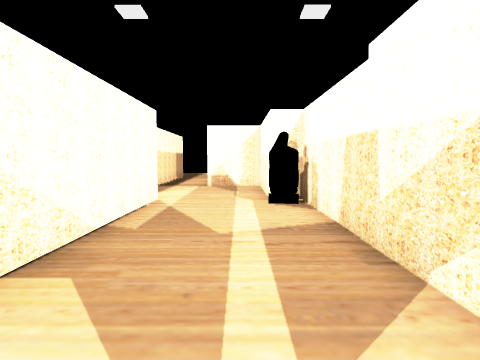
View 1 (above)

19 first-person views from a walk through a scene from a Unity 3-D project. The camera is 1.2 m above the floor, tilts 4° down and sees 75° across. The floor is counted in squares, 1 m on a side. Each view is taken from the middle of a square. On the plan, view 1 faces up. The plan holds only what a view shows up to about 13 squares ahead; the rest is blank. The place goes on beyond the plan. The player is left out. Some surface patterns are stand-ins.

View 2
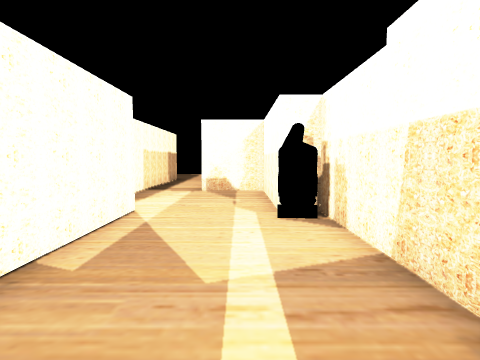

View 3
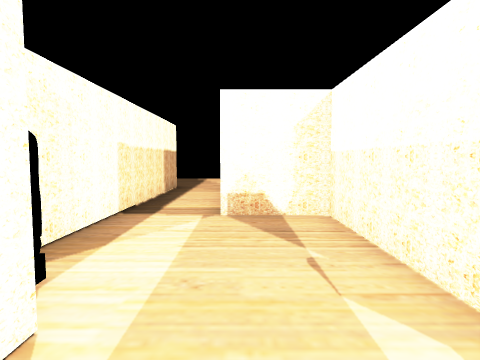

View 4
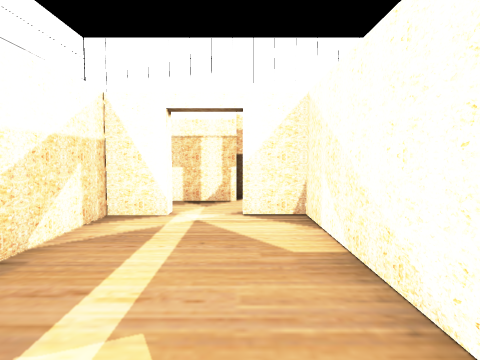

View 5
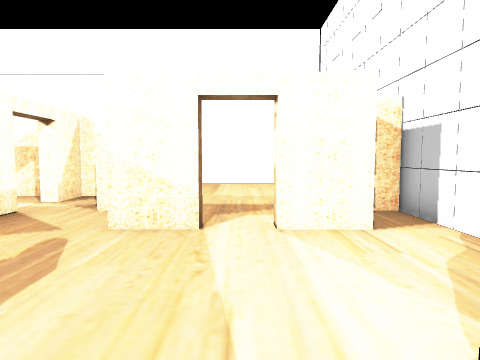

View 6
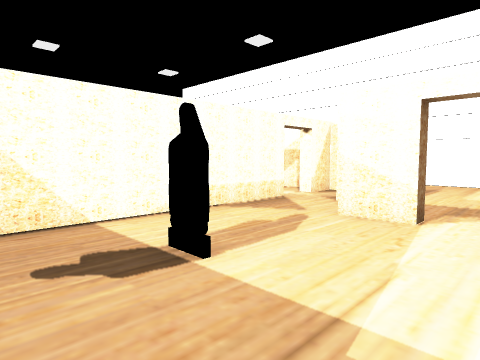

View 7
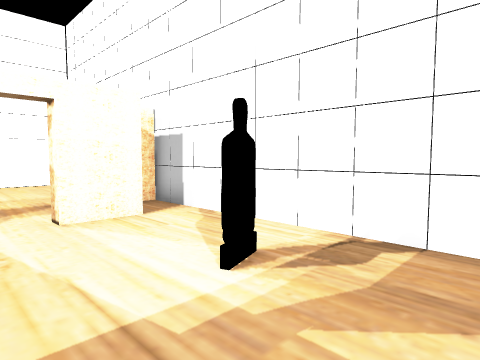

View 8
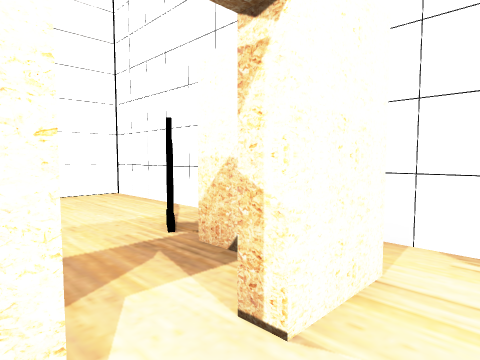

View 9
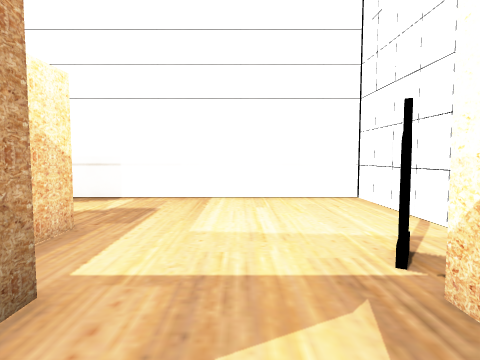

View 10
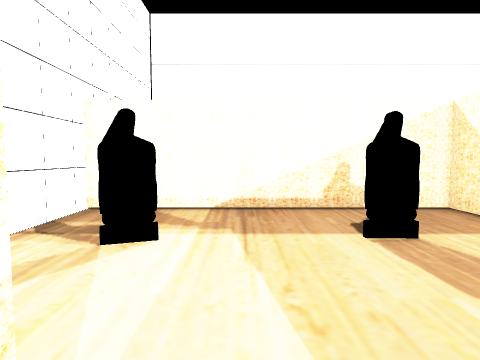

View 11
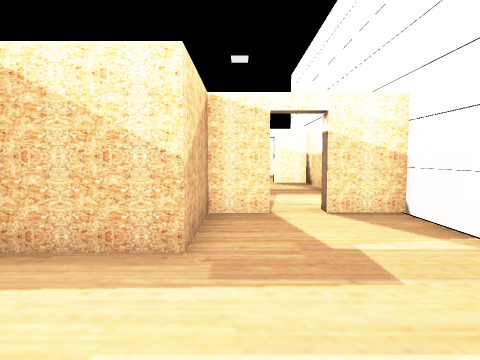

View 12
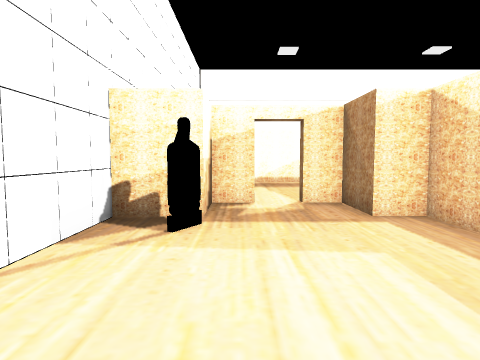

View 13
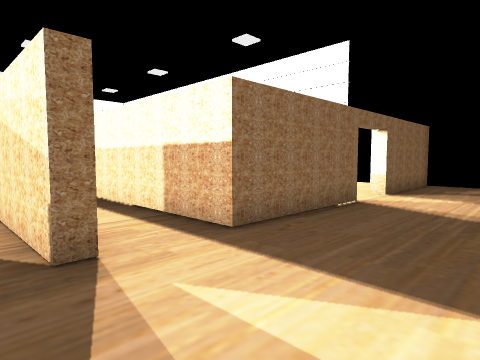

View 14
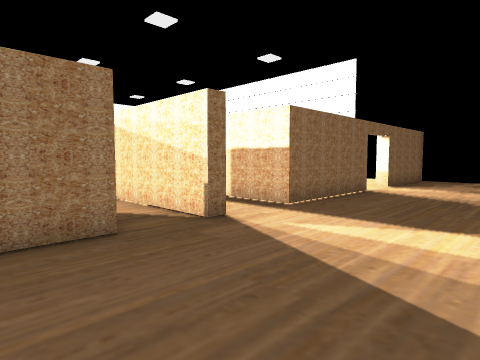

View 15
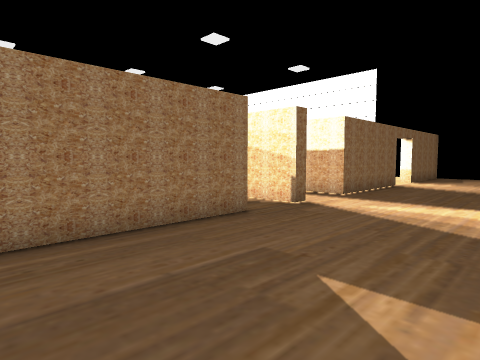

View 16
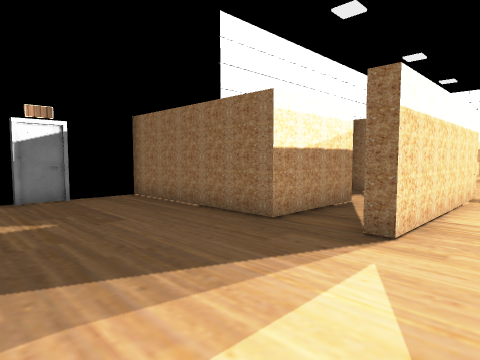

View 17
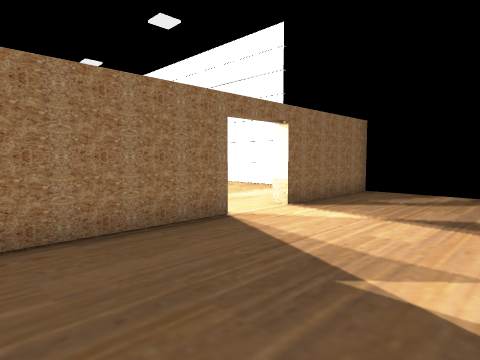

View 18
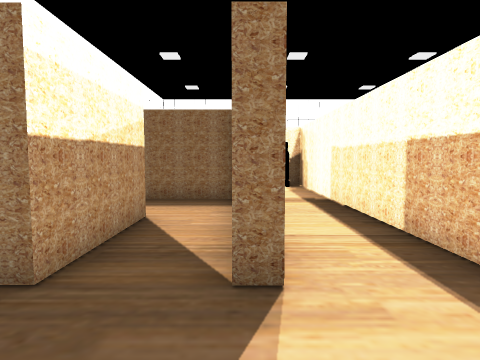

View 19
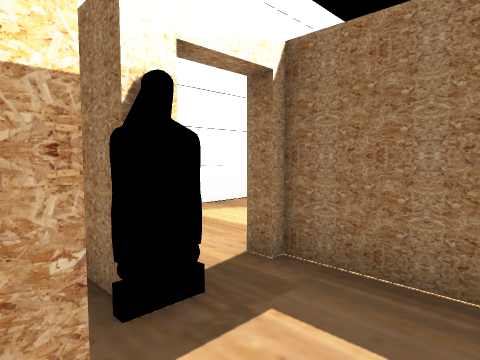

### Floor plan
Ten units are one square. View 1 is at (0, 0); x grows to the right and y downward. Boxes are objects, and circles mark ways between rooms. Rooms are numbered by the first view taken in them; rooms with no view inside come last. Other rooms are left out.
<svg viewBox="-160 -240 234 332">
<path fill="none" stroke="#000" d="M-10 17 10 17M-10 0 -35 0M18 5 18 0 5 0 5 -5M-24 -91 -24 -5 -10 -5M9 -90 9 -135 -14 -135M16 -82 11 -82M5 -5 18 -5 18 -90M-37 -136 -37 -99M-28 43 -28 28M-28 73 -28 56M-35 0 -94 0 -94 87 -9 87 -9 80M38 -8 23 -8 23 21 -4 21 -4 33 -24 33 -24 43 -28 43M-28 56 -24 56 -24 68 -4 68 -4 87 66 87 66 -8 49 -8M-85 -202 -37 -202 -37 -136M9 -166 9 -202 69 -202M-14 -135 -14 -202 -9 -202 -9 -159M66 -221 66 -235M-155 -202 -106 -202 -106 -196M22 -159 32 -159M22 -141 29 -141M-9 -139 24 -139"/>
<circle cx="-5" cy="0" r="3" fill="#2a7"/>
<circle cx="-25" cy="10" r="3" fill="#2a7"/>
<circle cx="-25" cy="-140" r="3" fill="#2a7"/>
<circle cx="-25" cy="50" r="3" fill="#2a7"/>
<circle cx="0" cy="-170" r="3" fill="#2a7"/>
<text x="-10" y="10">1</text>
<text x="-10" y="-70">2</text>
<text x="-60" y="50">3</text>
<text x="30" y="40">4</text>
<text x="-40" y="-220">5</text>
<text x="10" y="-160">6</text>
</svg>
Room 1 opens to room 2. Room 1 opens to room 3. Room 2 opens to room 5. Room 3 opens to room 4. Room 5 opens to room 6.

Where each view was taken, in squares from view 1:
view 1: 0 up, 0 right, facing up
view 2: 2 up, 0 right, facing up
view 3: 7 up, 1 left, facing up
view 4: 7 up, 1 left, facing down
view 5: 5 down, 8 left, facing right
view 6: 6 down, 9 left, facing up-right
view 7: 4 down, 9 left, facing down-right
view 8: 4 down, 4 left, facing down-right
view 9: 5 down, 3 left, facing right
view 10: 5 down, 2 left, facing left
view 11: 6 down, 3 right, facing up
view 12: 6 down, 6 right, facing left
view 13: 24 up, 0 right, facing down-left
view 14: 25 up, 3 right, facing down-left
view 15: 25 up, 6 right, facing down-left
view 16: 25 up, 3 left, facing down-right
view 17: 25 up, 4 left, facing down-left
view 18: 23 up, 1 left, facing down
view 19: 17 up, 0 right, facing down-right
